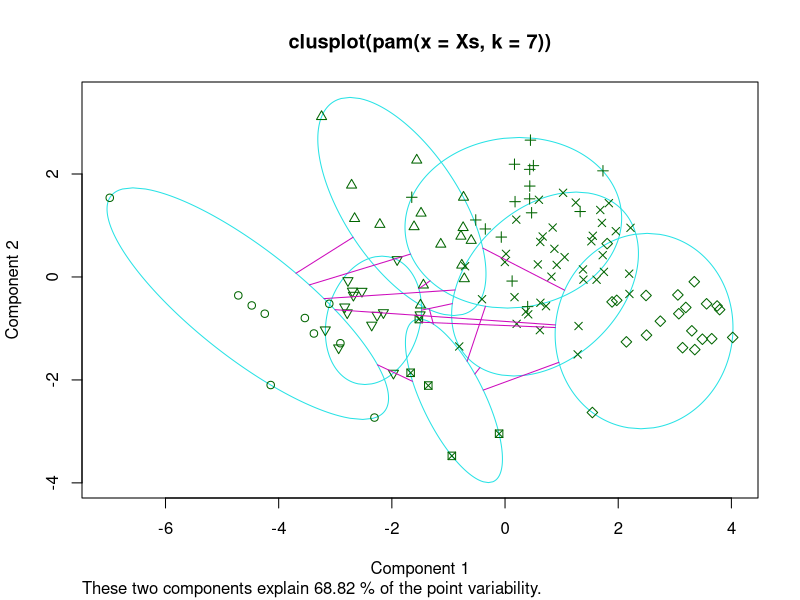
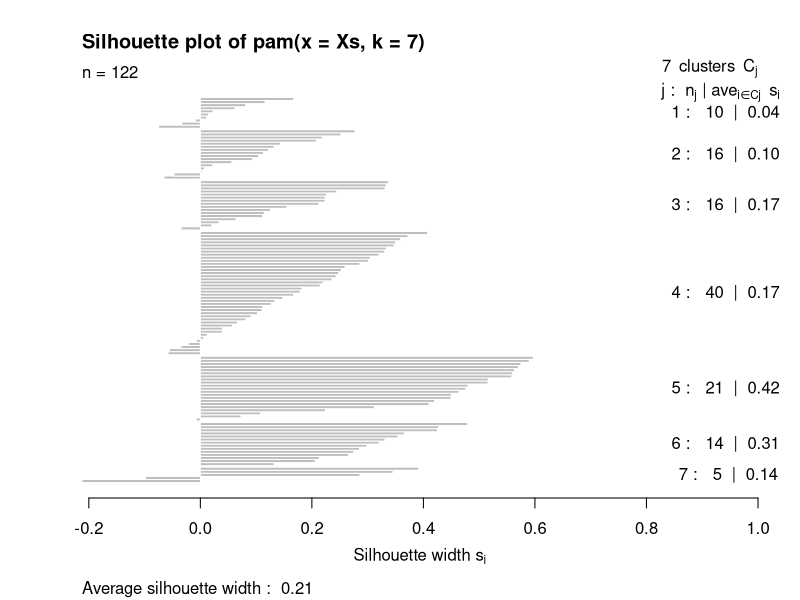

R code for these plots, in order:
install.packages("cluster")
library(cluster)

df = read.csv('WH Report_preprocessed_2019.csv')
df

rownames(df) = df$Name

Xs = scale(df[,2:10])
Xs

kOutput = pam(Xs,k=7)
kOutput
summary(kOutput)

plot(kOutput)

